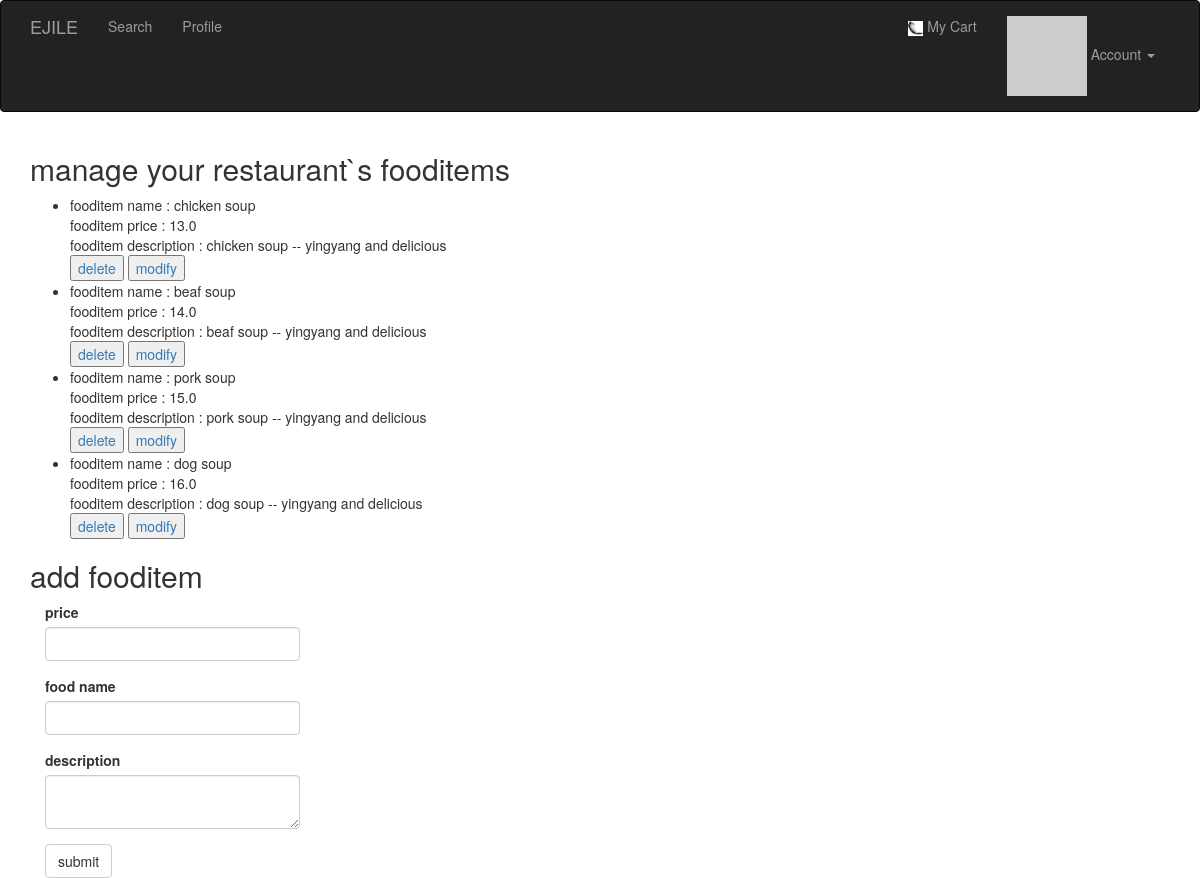
The app's page /salesmanager/salesrestaurants/1 (signed in) with its own data.
### app/models.py (models this page shows, shortened)
class FoodItem(db.Model):
    __tablename__   = 'foodItems'
    id              = db.Column(db.Integer, primary_key = True)
    price           = db.Column(db.Float)
    imageurl        = db.Column(db.Text)
    name            = db.Column(db.String(64))
    description      = db.Column(db.Text)
    orderItems      = db.relationship('OrderItem', backref = 'foodItem', lazy = 'dynamic')
    restaurant_id   = db.Column(db.Integer, db.ForeignKey('restaurants.id'))

### app/salesmanager/views.py (the view, shortened to what this page needs)
@salesmanager.route('/salesrestaurants/<int:id>', methods=['GET','POST'])
@login_required
@salesmanager_required
def salesrestaurant(id):
    form = FoodItemForm()
    restaurant      = Restaurant.query.get_or_404(id)
    fooditems       = restaurant.foodItems
    return render_template('/salesmanager/restaurant.html', restaurant=restaurant, fooditems=fooditems, form=form)

### app/salesmanager/forms.py
class FoodItemForm(Form):
	price 		= FloatField('price')
	name 		= StringField('food name')
	description = TextAreaField('description')
	submit 		= SubmitField('submit')

### app/auth/views.py (called while the page is built)
@auth.before_app_request
def before_request():
    if current_user.is_authenticated():
        current_user.ping()
        if not current_user.confirmed \
                and request.endpoint[:5] != 'auth.' \
                and request.endpoint != 'static':
            return redirect(url_for('auth.unconfirmed'))
        if current_user.is_salesmanager() and current_user.to_be_confirm_salesmanager \
                and request.endpoint == 'salesmanager':
            return redirect(url_for('salesmanager.ungranted'))

### app/main/__init__.py (called while the page is built)
@main.app_context_processor
def inject_permissions():
    return dict(Permission=Permission)

### app/models.py (called while the page is built)
@login_manager.user_loader
def load_user(user_id):
    return User.query.get(int(user_id))

    def can(self, permissions):
        return self.role is not None and \
            (self.role.permissions & permissions) == permissions

    def is_salesmanager(self):
        return self.can(Permission.SALESMANAGER)  and  not self.can(Permission.ADMINISTER)

    def is_staff(self):
        return self.can(Permission.STAFF)

    def is_user(self):
        return self.can(Permission.USUAL) and not self.can(Permission.ADMINISTER) \
                and not self.can(Permission.STAFF) and not self.can(Permission.SALESMANAGER)

    def ping(self):
        self.last_seen = datetime.utcnow()
        db.session.add(self)

    def gravatar(self, size=100, default='identicon', rating='g'):
        if request.is_secure:
            url = 'https://secure.gravatar.com/avatar'
        else:
            url = 'http://www.gravatar.com/avatar'
        hash = self.avatar_hash or hashlib.md5(
            self.email.encode('utf-8')).hexdigest()
        return '{url}/{hash}?s={size}&d={default}&r={rating}'.format(
            url=url, hash=hash, size=size, default=default, rating=rating)

### app/templates/salesmanager/restaurant.html (shortened to what this page needs)
{% extends "base.html" %}
{% import "bootstrap/wtf.html" as wtf %}
{% block page_content %}
<div><h2>manage your restaurant`s fooditems</h2></div>
{% include 'salesmanager/_foodItems.html' %}
<div><h2>add fooditem</h2></div>
<div class="col-md-3">
    {{ wtf.quick_form(form) }}
</div>
{% endblock %}

### app/templates/salesmanager/_foodItems.html
<ul class="fooditems">
    {% for fooditem in fooditems %}
    <li class="fooditem">
    	<div>fooditem name : {{ fooditem.name }}</div>
        <div>fooditem price : {{ fooditem.price }}</div>
        <div>fooditem description : {{ fooditem.description }}</div>
        <div>
      		<a href="{{ url_for('salesmanager.delete_fooditem', id=fooditem.id) }}"> <button>delete</button> </a>
        	<a href="{{ url_for('salesmanager.alter_fooditem', id=fooditem.id) }}"> <button>modify</button> </a>
        </div>
    </li>
    {% endfor %}
</ul>

### records on screen
FoodItem: name "chicken soup", price "13.0", description "chicken soup -- yingyang and delicious"
FoodItem: name "beaf soup", price "14.0", description "beaf soup -- yingyang and delicious"
FoodItem: name "pork soup", price "15.0", description "pork soup -- yingyang and delicious"
FoodItem: name "dog soup", price "16.0", description "dog soup -- yingyang and delicious"
